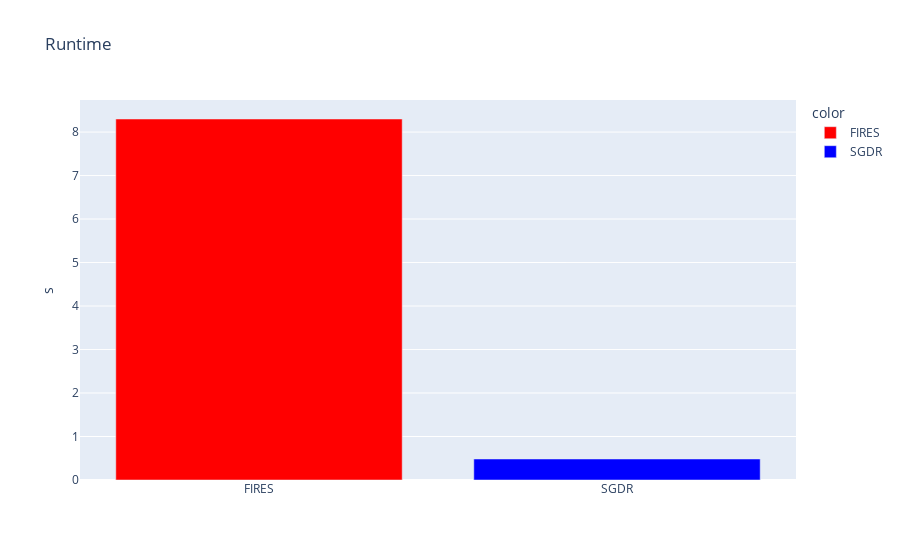

The notebook cell saved with this chart:
### Code cell
col_names = ["FIRES", "SGDR" ]
values = [fires_run_time, sgdr_run_time]
fig = px.bar(x=col_names, y=values, title="Runtime", labels={"y":"s", "x":""}, color=col_names, color_discrete_map={'FIRES': 'red', "SGDR": "blue"})
with open("{}/runtime.csv".format(folder),"a") as outfile:
    outfile.write("{},{}\n".format( values[0],values[1]) )
fig.show()

### Figure 1 — Plotly figure (JSON) as saved in the notebook; plotly's stock layout.template omitted (floating-point values rounded to 4 significant figures)
{"data": [{"alignmentgroup": "True", "hovertemplate": "color=FIRES<br>=%{x}<br>s=%{y}<extra></extra>", "legendgroup": "FIRES", "marker": {"color": "red"}, "name": "FIRES", "offsetgroup": "FIRES", "orientation": "v", "showlegend": true, "textposition": "auto", "type": "bar", "x": ["FIRES"], "xaxis": "x", "y": [8.3], "yaxis": "y"}, {"alignmentgroup": "True", "hovertemplate": "color=SGDR<br>=%{x}<br>s=%{y}<extra></extra>", "legendgroup": "SGDR", "marker": {"color": "blue"}, "name": "SGDR", "offsetgroup": "SGDR", "orientation": "v", "showlegend": true, "textposition": "auto", "type": "bar", "x": ["SGDR"], "xaxis": "x", "y": [0.4826], "yaxis": "y"}], "layout": {"barmode": "relative", "legend": {"title": {"text": "color"}, "tracegroupgap": 0}, "title": {"text": "Runtime"}, "xaxis": {"anchor": "y", "domain": [0, 1], "title": {"text": ""}}, "yaxis": {"anchor": "x", "domain": [0, 1], "title": {"text": "s"}}}}
